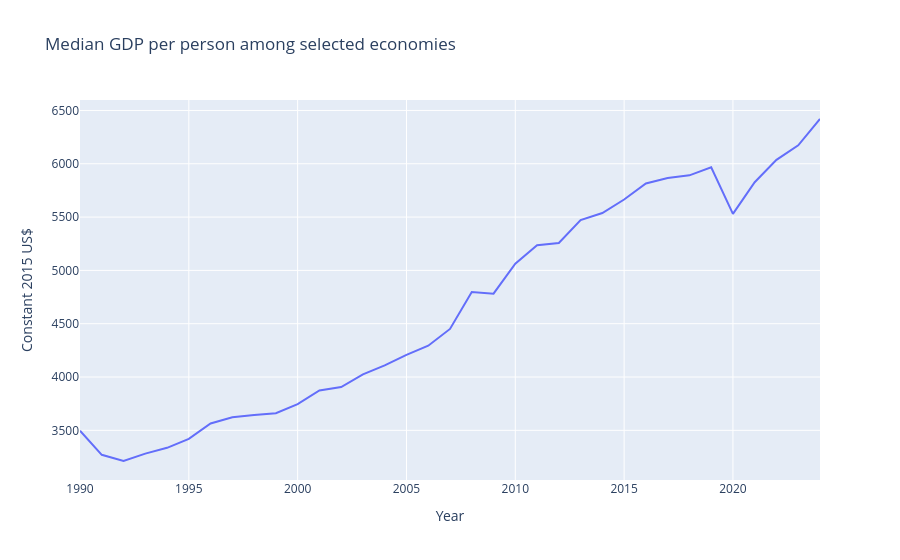

Notebook source saved alongside this figure:
### Code cell
median_gdp = sample.groupby("year")["gdp_pc"].median().reset_index()
fig = px.line(
    median_gdp,
    x="year",
    y="gdp_pc",
    title="Median GDP per person among selected economies",
    labels={"year": "Year", "gdp_pc": "Constant 2015 US$"},
)
fig.show()

### Figure 1 — Plotly figure (JSON) as saved in the notebook; plotly's stock layout.template omitted (floating-point values rounded to 4 significant figures)
{"data": [{"hovertemplate": "Year=%{x}<br>Constant 2015 US$=%{y}<extra></extra>", "legendgroup": "", "line": {"color": "#636efa", "dash": "solid"}, "marker": {"symbol": "circle"}, "mode": "lines", "name": "", "orientation": "v", "showlegend": false, "type": "scatter", "x": [1990, 1991, 1992, 1993, 1994, 1995, 1996, 1997, 1998, 1999, 2000, 2001, 2002, 2003, 2004, 2005, 2006, 2007, 2008, 2009, 2010, 2011, 2012, 2013, 2014, 2015, 2016, 2017, 2018, 2019, 2020, 2021, 2022, 2023, 2024], "xaxis": "x", "y": [3497.0, 3270.0, 3212.0, 3282.0, 3336.0, 3421.0, 3564.0, 3623.0, 3643.0, 3661.0, 3746.0, 3874.0, 3906.0, 4024.0, 4109.0, 4208.0, 4294.0, 4451.0, 4797.0, 4781.0, 5063.0, 5235.0, 5257.0, 5471.0, 5538.0, 5665.0, 5815.0, 5866.0, 5892.0, 5966.0, 5530.0, 5827.0, 6036.0, 6173.0, 6420.0], "yaxis": "y"}], "layout": {"legend": {"tracegroupgap": 0}, "title": {"text": "Median GDP per person among selected economies"}, "xaxis": {"anchor": "y", "domain": [0.0, 1.0], "title": {"text": "Year"}}, "yaxis": {"anchor": "x", "domain": [0.0, 1.0], "title": {"text": "Constant 2015 US$"}}}}
